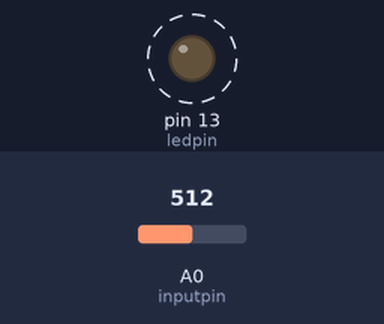
Simulated run of this sketch. Board: Arduino Uno, built with avr-gcc and run on an emulated ATmega328P. Parts: output pins drawn as LEDs (lit = HIGH). Dashed ring = blinking. Inputs (shaded band) come from the test bench; at power-on: A0 (inputpin) = 512.

Above: at 1.2 s.
1.3 s: A0 (inputpin) set to 716
4.3 s: A0 (inputpin) set to 511
Timing chart, 0 to 13.3 s (numbered marks = the images above; inputs shaded):
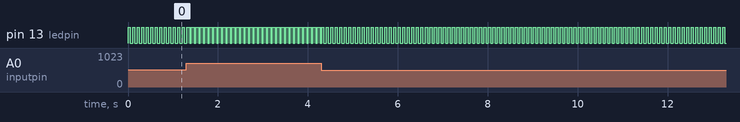

Measured:
- by itself, pin 13 (ledpin): alternates HIGH for 0.05 s and LOW for 0.05 s

The sketch:

map_function.ino
```cpp
const int ledpin = 13;
const int inputpin = 0;
int present = 0;
int val = 0;

void setup() {
  pinMode(ledpin, OUTPUT);
}

void loop() {

  val = analogRead(inputpin);
  present = map(val, 0, 1023, 0, 100);
  digitalWrite(ledpin, HIGH);
  delay(present);
  digitalWrite(ledpin, LOW);
  delay(100 - present);
}
```
